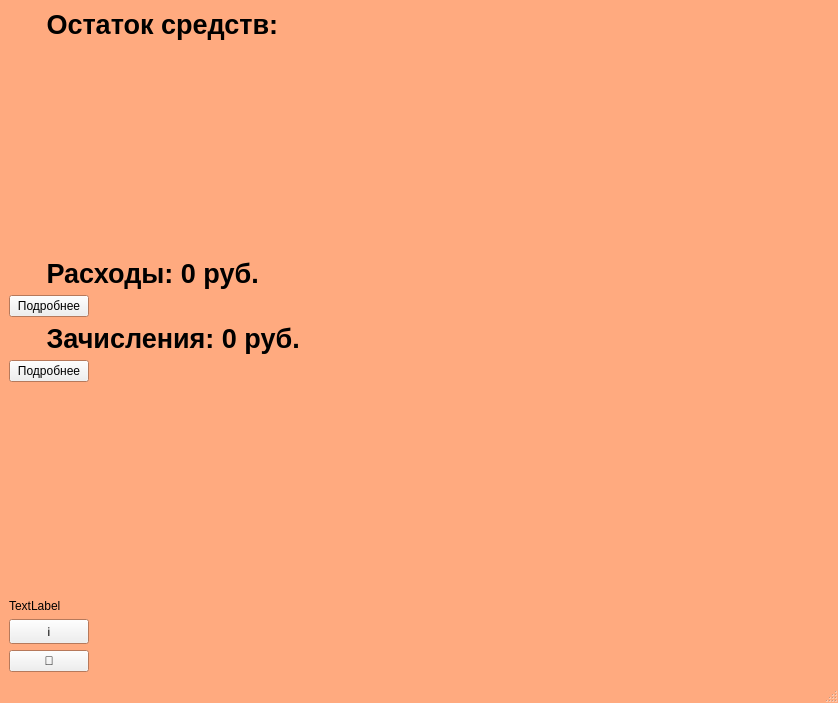
<?xml version="1.0" encoding="UTF-8"?>
<ui version="4.0">
 <class>MainWindow</class>
 <widget class="QMainWindow" name="MainWindow">
  <property name="geometry">
   <rect>
    <x>0</x>
    <y>0</y>
    <width>838</width>
    <height>703</height>
   </rect>
  </property>
  <property name="palette">
   <palette>
    <active>
     <colorrole role="Base">
      <brush brushstyle="SolidPattern">
       <color alpha="255">
        <red>255</red>
        <green>255</green>
        <blue>255</blue>
       </color>
      </brush>
     </colorrole>
     <colorrole role="Window">
      <brush brushstyle="SolidPattern">
       <color alpha="255">
        <red>255</red>
        <green>170</green>
        <blue>127</blue>
       </color>
      </brush>
     </colorrole>
    </active>
    <inactive>
     <colorrole role="Base">
      <brush brushstyle="SolidPattern">
       <color alpha="255">
        <red>255</red>
        <green>255</green>
        <blue>255</blue>
       </color>
      </brush>
     </colorrole>
     <colorrole role="Window">
      <brush brushstyle="SolidPattern">
       <color alpha="255">
        <red>255</red>
        <green>170</green>
        <blue>127</blue>
       </color>
      </brush>
     </colorrole>
    </inactive>
    <disabled>
     <colorrole role="Base">
      <brush brushstyle="SolidPattern">
       <color alpha="255">
        <red>255</red>
        <green>170</green>
        <blue>127</blue>
       </color>
      </brush>
     </colorrole>
     <colorrole role="Window">
      <brush brushstyle="SolidPattern">
       <color alpha="255">
        <red>255</red>
        <green>170</green>
        <blue>127</blue>
       </color>
      </brush>
     </colorrole>
    </disabled>
   </palette>
  </property>
  <property name="windowTitle">
   <string>Финансы</string>
  </property>
  <widget class="QWidget" name="centralwidget">
   <layout class="QFormLayout" name="formLayout">
    <item row="0" column="0">
     <widget class="QLabel" name="balance">
      <property name="font">
       <font>
        <family>Arial</family>
        <pointsize>20</pointsize>
        <weight>75</weight>
        <bold>true</bold>
       </font>
      </property>
      <property name="text">
       <string>     Остаток средств:</string>
      </property>
     </widget>
    </item>
    <item row="1" column="0">
     <spacer name="verticalSpacer">
      <property name="orientation">
       <enum>Qt::Vertical</enum>
      </property>
      <property name="sizeHint" stdset="0">
       <size>
        <width>20</width>
        <height>40</height>
       </size>
      </property>
     </spacer>
    </item>
    <item row="2" column="0">
     <widget class="QLabel" name="rashod">
      <property name="font">
       <font>
        <family>Arial</family>
        <pointsize>20</pointsize>
        <weight>75</weight>
        <bold>true</bold>
       </font>
      </property>
      <property name="text">
       <string>     Расходы: 0 руб.</string>
      </property>
     </widget>
    </item>
    <item row="3" column="0">
     <widget class="QPushButton" name="rashod_btn">
      <property name="text">
       <string>Подробнее</string>
      </property>
     </widget>
    </item>
    <item row="4" column="0">
     <widget class="QLabel" name="dohod">
      <property name="font">
       <font>
        <family>Arial</family>
        <pointsize>20</pointsize>
        <weight>75</weight>
        <bold>true</bold>
       </font>
      </property>
      <property name="text">
       <string>     Зачисления: 0 руб.</string>
      </property>
     </widget>
    </item>
    <item row="5" column="0">
     <widget class="QPushButton" name="popolnenie_btn">
      <property name="text">
       <string>Подробнее</string>
      </property>
     </widget>
    </item>
    <item row="7" column="0">
     <spacer name="Space_help">
      <property name="orientation">
       <enum>Qt::Vertical</enum>
      </property>
      <property name="sizeHint" stdset="0">
       <size>
        <width>20</width>
        <height>40</height>
       </size>
      </property>
     </spacer>
    </item>
    <item row="9" column="0">
     <widget class="QLabel" name="information_text">
      <property name="text">
       <string>TextLabel</string>
      </property>
     </widget>
    </item>
    <item row="12" column="0">
     <widget class="QPushButton" name="Information_btn">
      <property name="text">
       <string>ℹ</string>
      </property>
     </widget>
    </item>
    <item row="13" column="0">
     <widget class="QPushButton" name="update_btn">
      <property name="enabled">
       <bool>true</bool>
      </property>
      <property name="text">
       <string>🔄</string>
      </property>
     </widget>
    </item>
   </layout>
  </widget>
  <widget class="QMenuBar" name="menubar">
   <property name="geometry">
    <rect>
     <x>0</x>
     <y>0</y>
     <width>838</width>
     <height>26</height>
    </rect>
   </property>
  </widget>
  <widget class="QStatusBar" name="statusbar"/>
 </widget>
 <resources/>
 <connections/>
</ui>
